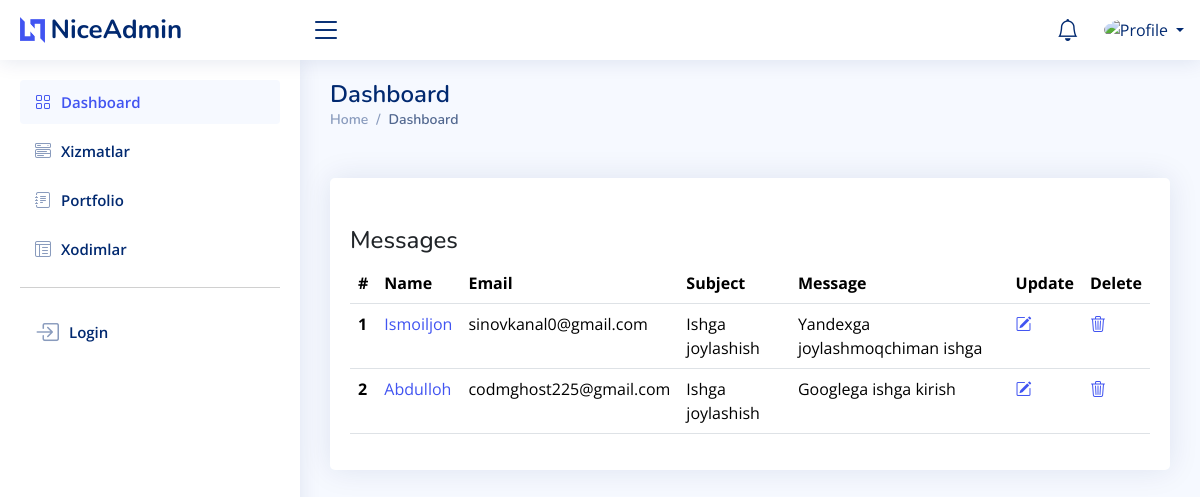
Before: /contact/list/ with the older database file.
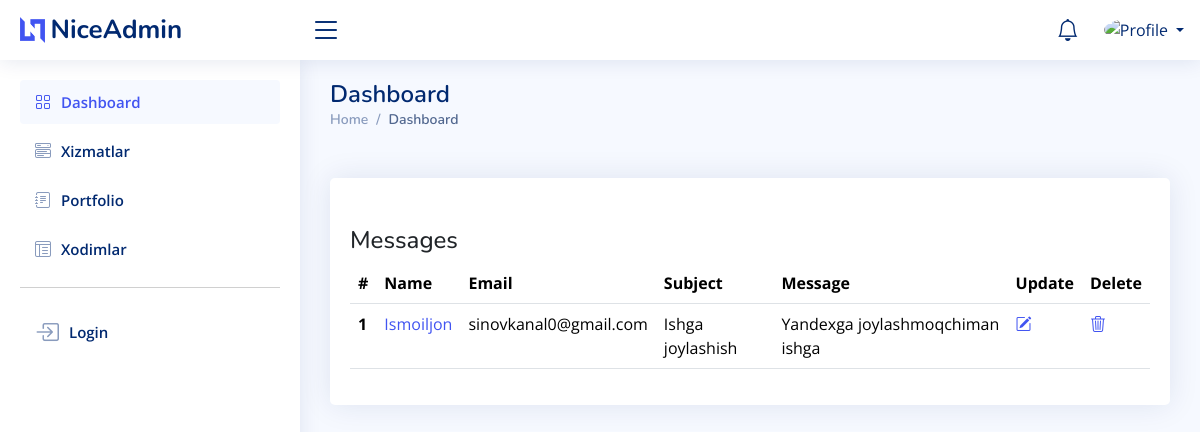
After: the same page with the newer database file.
### users/models.py (models this page shows, shortened)
class Contact(models.Model):
    name = models.CharField(max_length=100)
    email = models.EmailField()
    subject = models.CharField(max_length=100)
    message = models.TextField()

### users/views.py (the view)
# urls.py: path('contact/list/', user_urls.ContactListView.as_view(), name='contact-list'),
class ContactListView(View):
    def get(self, request):
        contacts = Contact.objects.all()
        context = {'contacts': contacts}
        return render(request, 'dashboard/contact/contact_list.html', context)

### templates/dashboard/contact/contact_list.html
{% extends 'dashboard/index.html' %}
{% block content %}
    <div class="card mt-xl-5">
            <div class="card-body mt-xl-5">
            <h4>Messages</h4>
              <table class="table">
                <thead>
                  <tr>
                    <th scope="col">#</th>
                    <th scope="col">Name</th>
                    <th scope="col">Email</th>
                    <th scope="col">Subject</th>
                    <th scope="col">Message</th>
                    <th scope="col">Update</th>
                    <th scope="col">Delete</th>
                  </tr>
                </thead>
                <tbody>
                {% for contact in contacts %}
                  <tr>
                    <th scope="row">{{ forloop.counter }}</th>
                    <td><a href="{% url 'users:contact-detail' contact.id %}">{{ contact.name }}</a></td>
                    <td>{{ contact.email }}</td>
                    <td>{{ contact.subject }}</td>
                    <td>{{ contact.message | truncatechars:50 }}</td>
                      <td><a href="{% url 'users:contact-update' contact.id %}"><i class="bi bi-pencil-square"></i></a></td>
                      <td><a href="{% url 'users:contact-delete' contact.id %}"><i class="bi bi-trash3"></i></a></td>
                  </tr>
                {% endfor %}
                </tbody>
              </table>
            </div>
          </div>
{% endblock %}

Changed rows visible on the page:
removed Contact: name "Abdulloh", email "codmghost225@gmail.com", subject "Ishga joylashish", message "Googlega ishga kirish"
